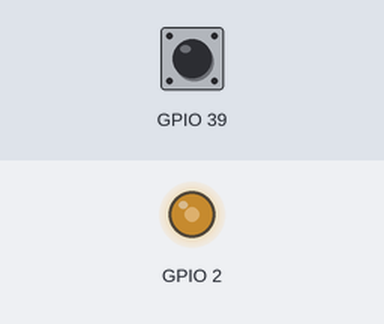
Bench run of a program on a simulated ESP32 board running MicroPython. Shown: output pins drawn as LEDs (lit = HIGH). Inputs (shaded band) come from the test bench; at power-on: GPIO 39 LOW.

Above: at 1.2 s.
1.3 s: GPIO 39 driven HIGH
At 2.3 s:
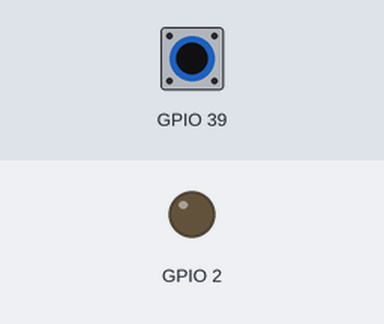
2.8 s: GPIO 39 pulsed LOW 5 times (0.12 s each, 0.3 s apart)
At 5.2 s:
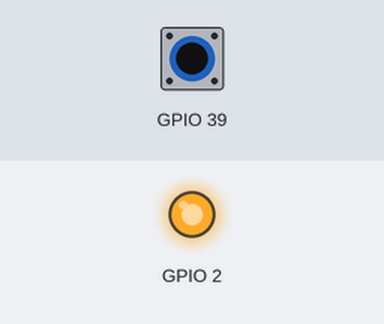
Timing chart, 0 to 6.7 s (numbered marks = the images above; inputs shaded):
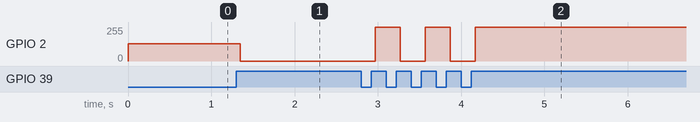

Measured:
- after the input at 1.3 s, GPIO 2: 128/255 → 0/255 after 0.05 s
- after the input at 2.8 s, GPIO 2: alternates 255/255 for 0.30 s and 0/255 for 0.30 s, 5 changes in all, then stays 255/255, starting after 0.17 s

The program:

button_irq_ctl_led_v2.py
```python
'''
按键IRQ切换LED状态V2

简直完美
'''
from led import LED
from button import Button


# 创建LED对象
led = LED(0)

def callback(irq_pin):
    '''
    切换LED的状态
    '''
    global led
    led.toggle()

# 创建一个Button对象，设置回调函数为callback
button = Button(0, callback)

try:
    while True:
        pass
except:
    button.deinit()
```

led.py
```python
'''
LED类
v2 添加LED亮度控制
'''
from machine import Pin, PWM

class LED:
    def __init__(self, led_id):
        # LED字典
        # 数据结构： (gpio管脚编号， LED灭的电平， LED亮的电平)
        led_list = [(2, False, True),(13, True, False)]

        if led_id >= len(led_list) or led_id < 0:
            print('ERROR：LED编号无效， 有效ID：{} - {}'.format(0, len(led_list-1)))
            return None

        gpio_id, self.LED_OFF, self.LED_ON = led_list[led_id]
        self.pin = Pin(gpio_id, Pin.OUT)
        self.pwm = PWM(self.pin, freq=1000)

    def on(self):
        '''
        打开LED
        '''
        self.pin.value(self.LED_ON)

    def off(self):
        '''
        关闭LED
        '''
        self.pin.value(self.LED_OFF)

    def toggle(self):
        '''
        切换LED的状态
        OFF -> ON
        ON  -> OFF
        '''
        self.pin.value(not self.pin.value())

    def intensity(self, value):
        '''
        设置LED的亮度
        '''
        if self.LED_ON == True:
            self.pwm.duty(value)
        else:
            self.pwm.duty(1023 - value)

    def deinit(self):
        '''
        销毁资源
        '''
        self.pwm.deinit()
```

button.py
```python
'''
按键类Button
'''
from machine import Pin
import utime

class Button(object):
    '''
    按键对象
    '''
    def __init__(self,button_idx, callback=None):
        # 按键字典
        # 数据结构： (GPIO编号，按键抬起的电平， 按键按下的电平)
        button_list = [(39, False, True)]

        if button_idx < 0 or button_idx >= len(button_list):
            print("ERROR: Wrong Button Index")
            print("Valid Button Index: {} - {}".format(0, len(button_list)-1))
            return None

        gpio_id, self.BUTTON_RELEASE, self.BUTTON_PRESS, = button_list[button_idx]
        # 按键
        self.pin = Pin(gpio_id, Pin.IN)
        # 回调函数
        self.callback = callback
        # 设置外部中断
        if self.BUTTON_PRESS == True:
            self.pin.irq(trigger=Pin.IRQ_RISING, handler=self.irq_handler)
        else:
            self.pin.irq(trigger=Pin.IRQ_FALLING, handler=self.irq_handler)

        # 标志位 当前是否可以相应按键中断
        self.flag = True

    def irq_handler(self, irq_pin):
        '''
        外部中断的相应函数
        '''
        # 如果当前正在处理中断，则忽略
        if not self.flag:
            return
        # 添加软件滤波
        utime.sleep_ms(50)
        if self.pin.value() == self.BUTTON_PRESS:
            # 判断当前按键状态是不是按下，如果是，则执行回调函数
            if self.flag and self.callback is not None:
                self.flag = False
                # 执行回调函数
                self.callback(self.pin)
                self.flag = True

    def deinit(self):
        '''
        销毁资源
        '''
        self.pin.irq(trigger=0, handler=None) # 销毁外部中断的资源
```
